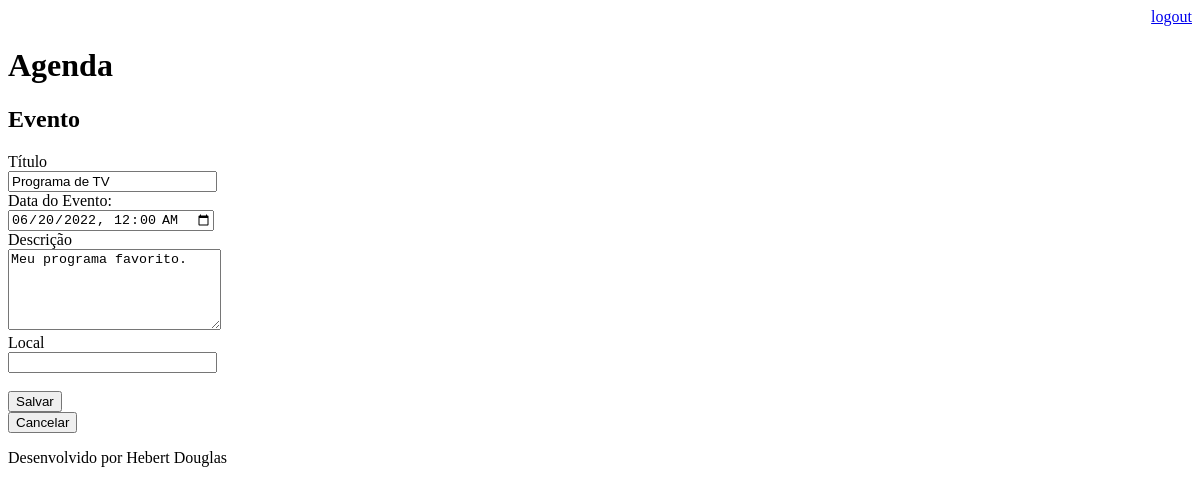
Page /agenda/evento/?id=15 (signed in) on the earlier database version.
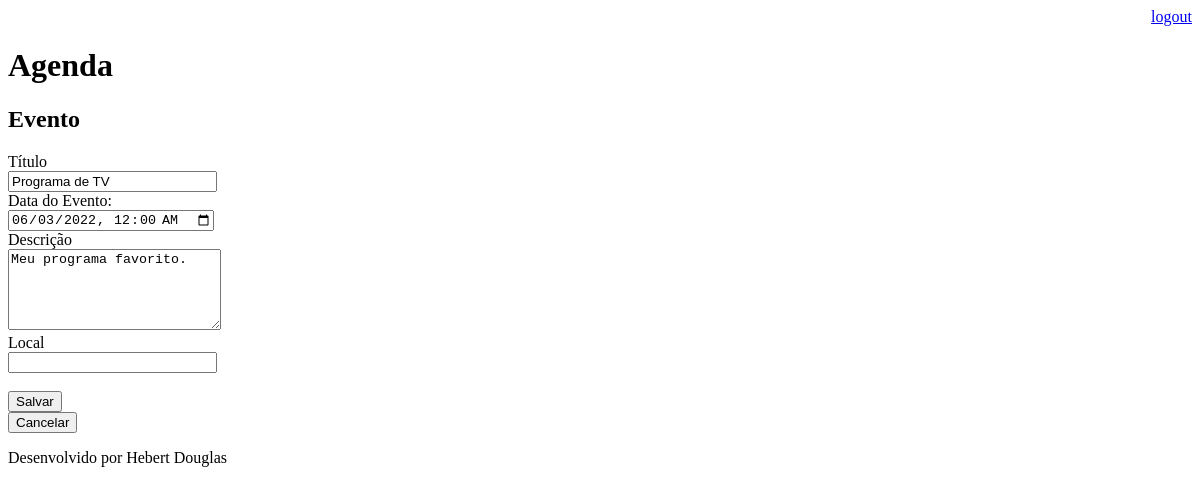
Same page on the later database version.
### core/models.py (models this page shows, shortened)
class Evento(models.Model):
    titulo = models.CharField(max_length=100)
    descricao = models.TextField(blank=True, null=True)
    data_evento = models.DateTimeField(verbose_name='Data do Evento')
    data_criacao = models.DateTimeField(auto_now=True)
    usuario = models.ForeignKey(User, on_delete=models.CASCADE)
    class Meta:
        db_table = 'evento'
    def get_data_input_evento(self):
        return self.data_evento.strftime('%Y-%m-%dT%H:%M')

### core/views.py (the view)
# urls.py: path('agenda/evento/', views.evento),
@login_required(login_url='/login/')
def evento(request):
    id_evento = request.GET.get('id')
    dados = {}
    if id_evento:
        dados['evento'] = Evento.objects.get(id=id_evento)
    return render(request, 'evento.html', dados)

### templates/evento.html (shortened to what this page needs)
{% extends "model-page.html" %}
{% block content %}
<h2>Evento</h2>
<form action="submit" method="POST">{% csrf_token %}
    <label>Título</label>
    <br>
    <input type="text" name="titulo" size="23" value="{{ evento.titulo }}">
    <br>
    <label>Data do Evento:</label>
    <br>
    <input type="datetime-local" name="data_evento" value="{{ evento.get_data_input_evento }}">
    <br>
    <label>Descrição</label>
    <br>
    <textarea name="descricao" rows="5" cols="24">{{ evento.descricao }}</textarea>
    <br>
    <label>Local</label>
    <br>
    <input type="text" name="local" size="23">
    <br><br>
    <button type="submit">Salvar</button>
    <br>
    <a href="/">
        <button type="button">Cancelar</button>
    </a>
</form>
{% endblock %}

Differences in the rows shown:
changed Evento "Programa de TV": data_evento "06/20/2022 00:00" → "06/03/2022 00:00"
